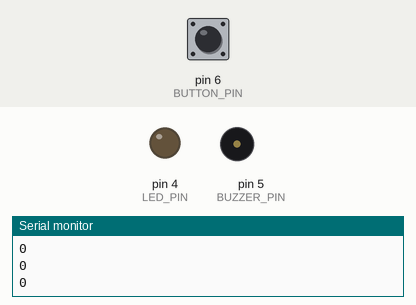
This sketch was run on a simulated Arduino Uno, built with avr-gcc and run on an emulated ATmega328P. Shown: output pins drawn as LEDs (lit = HIGH), buzzer (waves = sounding), the last lines printed to the serial monitor. The test bench sets the inputs (shaded band); at power-on: pin 6 (BUTTON_PIN) LOW.

Above: at 1.2 s.
1.3 s: pin 6 (BUTTON_PIN) pulled HIGH for 0.15 s
At 2.5 s:
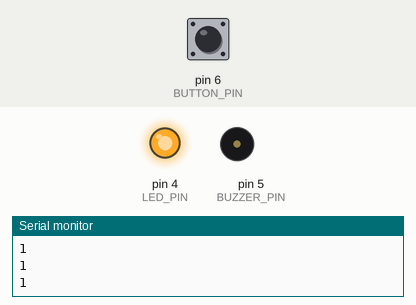
3.1 s: pin 6 (BUTTON_PIN) pulled HIGH for 1 s
At 3.26 s:
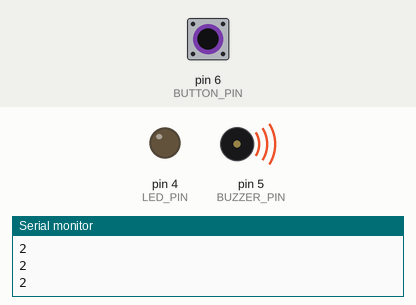
5.6 s: pin 6 (BUTTON_PIN) pulled HIGH for 3.2 s
At 5.77 s:
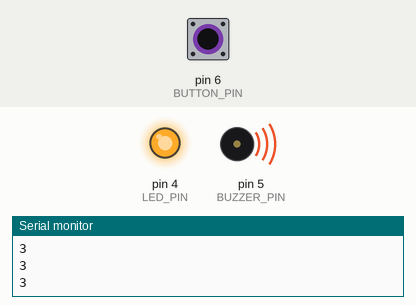
Timing chart, 0 to 8.6 s (numbered marks = the images above; inputs shaded):
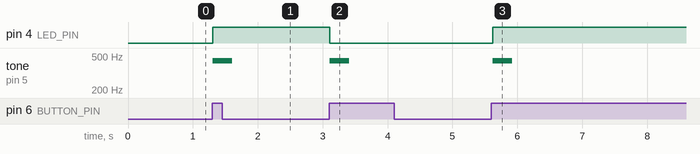

The sketch:

buttonLEDcount.ino
```cpp
#define LED_PIN 4
#define BUZZER_PIN 5
#define BUTTON_PIN 6

bool currentButtonState = false;
bool previousButtonState = false;

int presses = 0;

void setup() {
  pinMode(BUTTON_PIN, INPUT);
  pinMode(LED_PIN, OUTPUT);

  Serial.begin(115200);  // baud rate
}

void loop() {
  previousButtonState = currentButtonState;  // What was current last turn of the loop is previous this time
  currentButtonState = digitalRead(BUTTON_PIN);

  if (currentButtonState == true && previousButtonState == false) {  // Rising edge
    // Read the pin, invert the value, write it back (toggle)
    digitalWrite(LED_PIN, !digitalRead(LED_PIN));

    tone(BUZZER_PIN, 440, 300);
    presses++; // presses = presses + 1;

  }

  Serial.println(presses);
  delay(25);  // Debounce button press
}
```

Measured:
- after the input at 1.3 s, pin 4 (LED_PIN): LOW → HIGH at once; tone on pin 5 (BUZZER_PIN): silent → 440 Hz at once, → silent 0.30 s later
- after the input at 3.1 s, pin 4 (LED_PIN): HIGH → LOW at once; tone on pin 5 (BUZZER_PIN): silent → 440 Hz at once, → silent 0.30 s later
- after the input at 5.6 s, pin 4 (LED_PIN): LOW → HIGH at once; tone on pin 5 (BUZZER_PIN): silent → 440 Hz at once, → silent 0.30 s later
